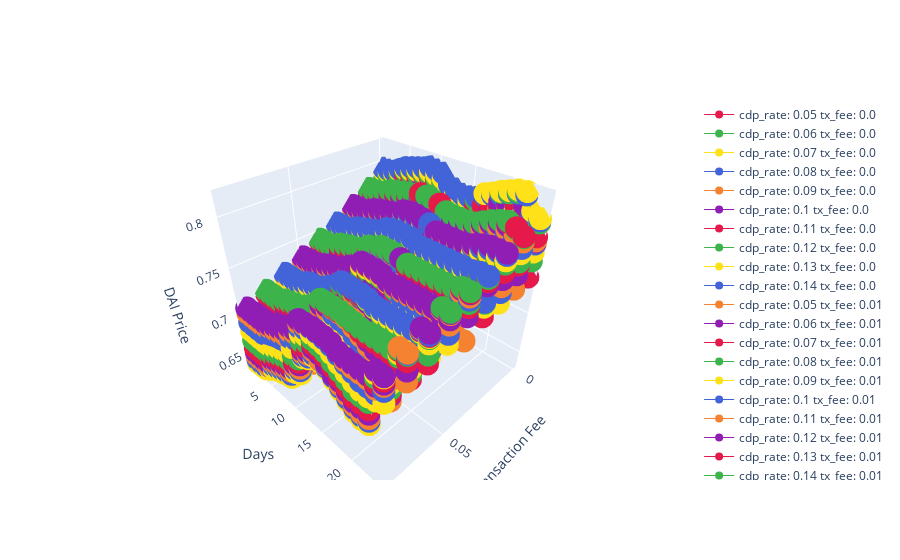

The notebook cell saved with this chart:
### Markdown cell above
### Plot DAI Price History with Tx Fee

### Code cell
extract_run_and_plot_price_history_with_txf("test1/sim-summary.pickle", 1)
